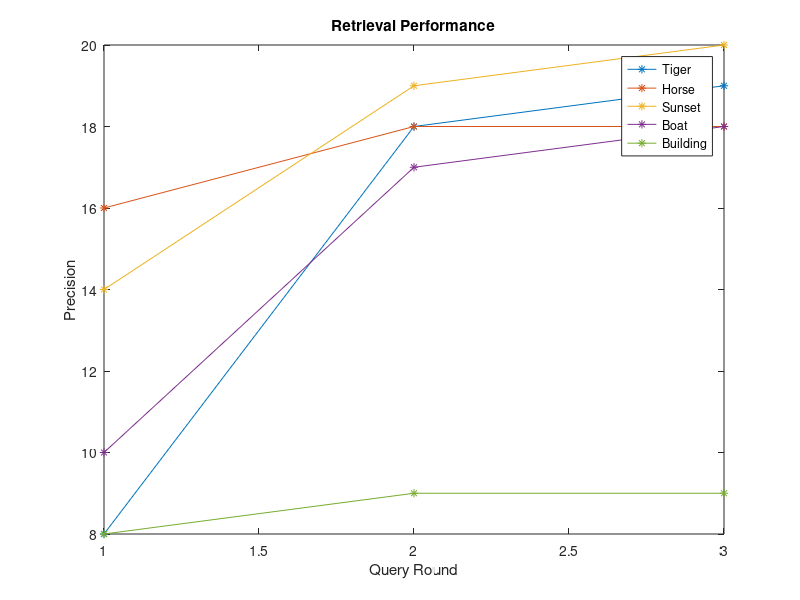

This chart was generated by the following MATLAB code:
%% Alexander Hamidi, adhamid2
%  ECE 417 Spring 2016
%  Mark Hasegawa Johnson
%  Mary Pietrowicz

% plot final performance metric
figure;
plot([1,2,3],[8,18,19], '-*',[1,2,3],[16,18,18],'-*',[1,2,3],[14,19,20],'-*',[1,2,3],[10,17,18],'-*',[1,2,3],[8,9,9],'-*');
legend('Tiger','Horse','Sunset','Boat','Building')
ylabel('Precision');
xlabel('Query Round')
title('Retrieval Performance');